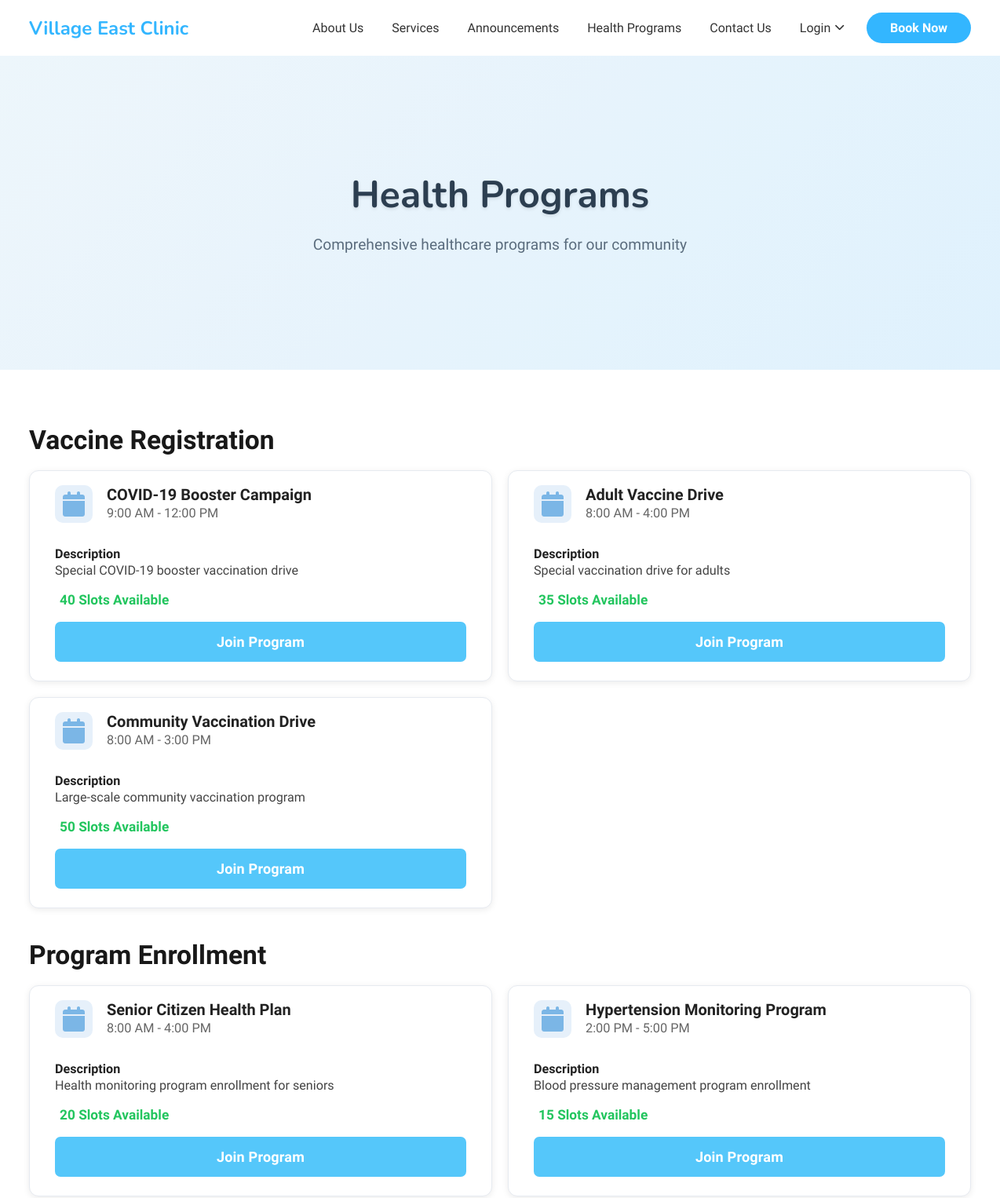
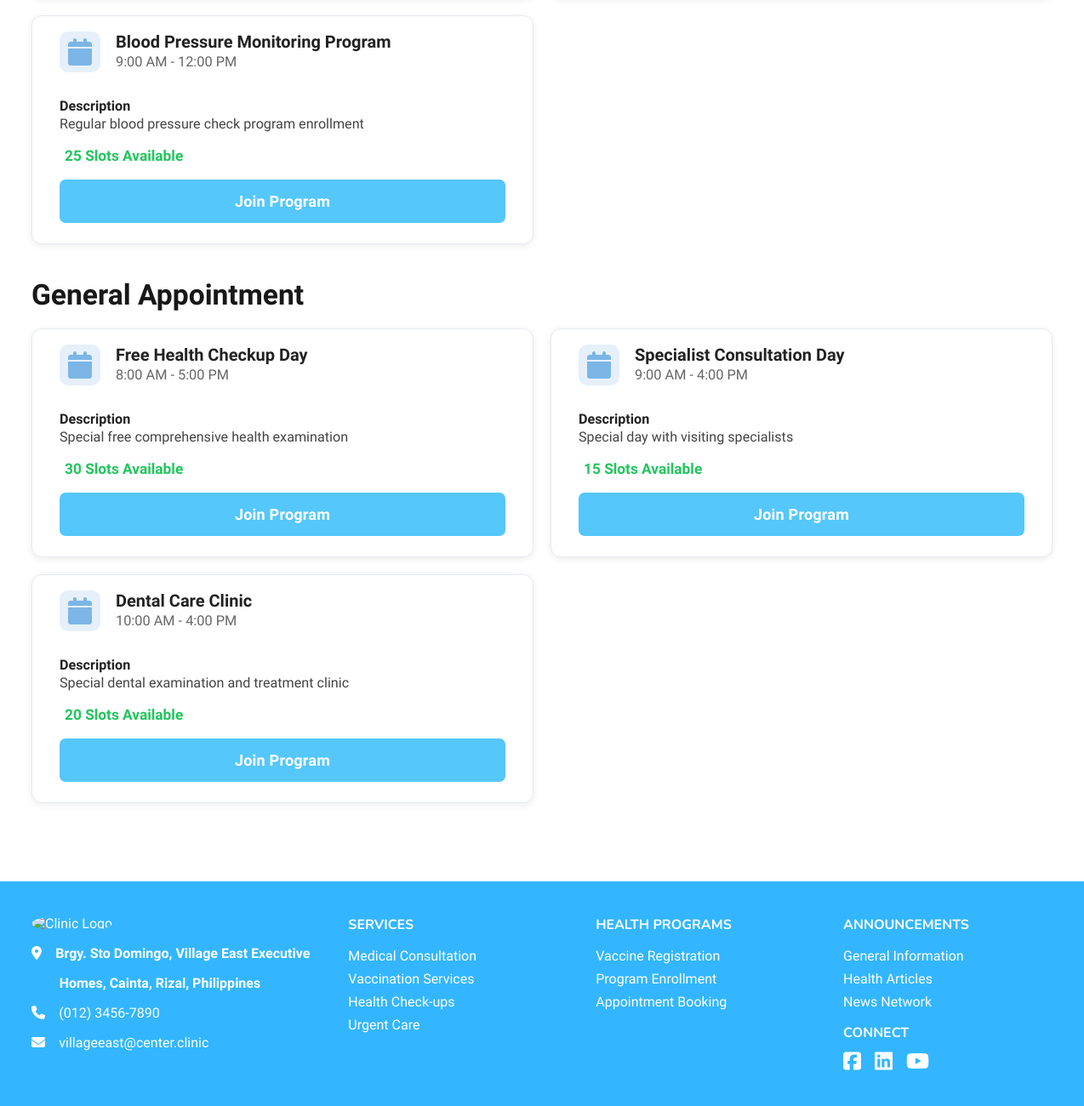
The app's page /pages/programs.php with its own data (2 pictures, top to bottom).
### tables this page shows
CREATE TABLE services (
    id INT PRIMARY KEY AUTO_INCREMENT,
    name VARCHAR(255) NOT NULL,
    description TEXT,
    duration INT DEFAULT 30,  
    category ENUM('vaccine', 'program', 'appointment') DEFAULT 'appointment',
    is_active BOOLEAN DEFAULT TRUE,
    created_at TIMESTAMP DEFAULT CURRENT_TIMESTAMP,
    updated_at TIMESTAMP DEFAULT CURRENT_TIMESTAMP ON UPDATE CURRENT_TIMESTAMP
);

### includes/db_functions.php (called while the page is built, shortened)
<?php
require_once 'db_connection.php';
function getActiveProgramsAndSchedules()
{
    global $pdo;
    $sql = "
        SELECT s.id as service_id, s.name, s.description, s.duration, s.category,
               ss.id as schedule_id, ss.schedule_date, ss.start_time, ss.end_time, ss.max_appointments,
               (ss.max_appointments - COALESCE(booked.count, 0)) as available_slots
        FROM services s
        LEFT JOIN (
            SELECT ss.*,
                   (SELECT COUNT(*) FROM appointments a WHERE a.service_schedule_id = ss.id AND a.status IN ('pending','confirmed')) as booked_count
            FROM service_schedules ss
            WHERE ss.is_active = 1 AND ss.schedule_date >= CURDATE()
        ) ss ON ss.service_id = s.id
        LEFT JOIN (
            SELECT service_schedule_id, COUNT(*) as count
            FROM appointments
            WHERE status IN ('pending', 'confirmed')
            GROUP BY service_schedule_id
        ) booked ON ss.id = booked.service_schedule_id
        WHERE s.is_active = 1
        ORDER BY ss.schedule_date ASC, s.name ASC
    ";
    try {
        $stmt = $pdo->prepare($sql);
        $stmt->execute();
        $programs = $stmt->fetchAll();
        return $programs;
    } catch (PDOException $e) {
        error_log("Error fetching programs: " . $e->getMessage());
        return [];
    }
}

### pages/programs.php (the view, shortened to what this page needs)
<?php
include '../includes/header.php';
include '../includes/db_functions.php';
$page_title = 'Health Programs';
$page_subtitle = 'Comprehensive healthcare programs for our community';
$programs = getActiveProgramsAndSchedules();
$categories = [
    'vaccine' => [],
    'program' => [],
    'appointment' => []
];
foreach ($programs as $p) {
    if (!$p['schedule_id']) continue;
    $cat = $p['category'];
    if (isset($categories[$cat])) {
        $categories[$cat][] = $p;
    }
}
$category_titles = [
    'vaccine' => 'Vaccine Registration',
    'program' => 'Program Enrollment',
    'appointment' => 'General Appointment'
];
$programToSubcategory = [
    'Child Immunization Campaign' => 'child-immunization',
    'Adult Vaccine Drive' => 'adult-vaccine',
    'Travel Vaccine Clinic' => 'travel-vaccine',
    'COVID-19 Booster Campaign' => 'booster-shot',
    'Anti-Rabies Vaccination Campaign' => 'anti-rabies-vaccination',
    'Community Vaccination Drive' => 'community-vaccination',
    'Senior Citizen Health Plan' => 'senior-health',
    'Maternal Health Program' => 'maternal-health',
    'Diabetes Management Program' => 'diabetes-management',
    'Hypertension Monitoring Program' => 'hypertension-monitoring',
    'Blood Pressure Monitoring Program' => 'blood-pressure-monitoring',
    'Free Health Checkup Day' => 'general-consultation',
    'Specialist Consultation Day' => 'specialist-referral',
    'Dental Care Clinic' => 'dental-care',
    'Health Screening Event' => 'lab-tests',
];
?>
<section class="cntct-banner">
    <div class="cntct-banner-overlay">
        <div class="cntct-banner-content">
            <h1><?php echo htmlspecialchars($page_title); ?></h1>
            <p><?php echo htmlspecialchars($page_subtitle); ?></p>
        </div>
    </div>
</section>
<div class="main-content">
    <?php foreach ($categories as $cat => $list): ?>
        <?php if (count($list)): ?>
            <div class="category-section-title"><?php echo $category_titles[$cat]; ?></div>
            <div class="programs-grid">
                <?php foreach ($list as $p):
                    $slots = (int)$p['available_slots'];
                    $is_available = $slots > 0;
                    $time = ($p['start_time'] && $p['end_time']) ?
                        date('g:i A', strtotime($p['start_time'])) . ' - ' . date('g:i A', strtotime($p['end_time'])) : '';
                ?>
                <div class="program-card">
                    <div class="program-card-header">
                        <div class="program-avatar"><i class="fa fa-calendar"></i></div>
                        <div>
                            <div class="program-title"><?php echo htmlspecialchars($p['name']); ?></div>
                            <div class="program-time"><?php echo htmlspecialchars($time); ?></div>
                        </div>
                    </div>
                    <div class="program-label">Description</div>
                    <div class="program-description"><?php echo htmlspecialchars($p['description']); ?></div>
                    <?php if ($is_available): ?>
                        <div class="program-slots"><i class="fa fa-check-square-o"></i> <?php echo $slots; ?> Slots Available</div>
                    <?php else: ?>
                        <div class="program-slot-unavailable"><i class="fa fa-times-circle-o"></i> No slots available</div>
                    <?php endif; ?>
                    <div class="program-btn-wrapper">
                        <a class="program-enroll-btn" href="<?php
                            $subcat = isset($programToSubcategory[$p['name']]) ? $programToSubcategory[$p['name']] : '';
                            if ($subcat) {
                                echo 'reservation.php?subcategory=' . urlencode($subcat) . '&confirmed=1#confirmation';
                            } else {
                                echo 'reservation.php?service_id=' . $p['service_id'];
                            }
                        ?>" <?php if (!$is_available) echo 'disabled style="pointer-events:none;opacity:0.6;"'; ?>>Join Program</a>
                    </div>
                </div>
                <?php endforeach; ?>
            </div>
        <?php endif; ?>
    <?php endforeach; ?>
</div>
<?php include '../includes/footer.php'; ?>

### includes/header.php (shortened to what this page needs)
<!DOCTYPE html>
<html lang="en">
<head>
    <?php
    $base_path = file_exists('includes') ? '' : '../';
    $cache_version = '?v=' . time();
    ?>
    <link rel="stylesheet" href="<?php echo $base_path; ?>assets/layout.css<?php echo $cache_version; ?>">
    <link rel="stylesheet" href="<?php echo $base_path; ?>assets/main.css<?php echo $cache_version; ?>">
    <link rel="stylesheet" href="https://cdnjs.cloudflare.com/ajax/libs/font-awesome/6.5.0/css/all.min.css">
</head>
<body>
    <header class="clinic-header">
        <div class="header-container">
            <div class="clinic-title">
                <a href="<?php echo $base_path; ?>index.php">Village East Clinic</a>
            </div>
            <nav class="clinic-nav">
                <a href="<?php echo $base_path; ?>pages/about.php">About Us</a>
                <a href="<?php echo $base_path; ?>index.php#services-section">Services</a>
                <a href="<?php echo $base_path; ?>pages/announcements.php">Announcements</a>
                <a href="<?php echo $base_path; ?>pages/programs.php">Health Programs</a>
                <a href="<?php echo $base_path; ?>pages/contact.php">Contact Us</a>
                <div class="dropdown">
                    <a href="#" class="dropdown-toggle">Login <i class="fas fa-chevron-down"></i></a>
                </div>
                <a href="<?php echo $base_path; ?>pages/reservation.php" class="book-btn">Book Now</a>
            </nav>
        </div>
    </header>

### includes/footer.php
<footer class = "main-footer">
    <div class = "footer-container">
        <div class = "contact-info">
            <div class = "logo">
                <img src = "<?php echo isset($base_path) ? $base_path : ''; ?>images/logo.png" alt = "Clinic Logo" class = "clinic-logo">
            </div>
            <p><i class = "fa fa-map-marker-alt" style = "color: white;"></i><strong>&emsp;Brgy. Sto Domingo, Village East Executive</strong></p>
            <p><strong>&emsp;&emsp;Homes, Cainta, Rizal, Philippines</strong></p>
            <p><i class="fa fa-phone" style = "color: white;"></i>&emsp;(012) 3456-7890</p>
            <p><i class="fa fa-envelope" style = "color: white;"></i>&emsp;villageeast@center.clinic</p>
        </div>
        <div class = "footer-col">
            <h4>SERVICES</h4>
            <ul>
                <li><a href = "<?php echo isset($base_path) ? $base_path : ''; ?>index.php#services-section">Medical Consultation</a></li>
                <li><a href = "<?php echo isset($base_path) ? $base_path : ''; ?>index.php#services-section">Vaccination Services</a></li>
                <li><a href = "<?php echo isset($base_path) ? $base_path : ''; ?>index.php#services-section">Health Check-ups</a></li>
                <li><a href = "<?php echo isset($base_path) ? $base_path : ''; ?>index.php#services-section">Urgent Care</a></li>
            </ul>
        </div>
        <div class = "footer-col">
            <h4>HEALTH PROGRAMS</h4>
            <ul>
                <li><a href = "<?php echo isset($base_path) ? $base_path : ''; ?>pages/programs.php">Vaccine Registration</a></li>
                <li><a href = "<?php echo isset($base_path) ? $base_path : ''; ?>pages/programs.php">Program Enrollment</a></li>
                <li><a href = "<?php echo isset($base_path) ? $base_path : ''; ?>pages/reservation.php">Appointment Booking</a></li>
            </ul>
        </div>
        <div class = "footer-col">
            <h4>ANNOUNCEMENTS</h4>
            <ul>
                <li><a href="<?php echo isset($base_path) ? $base_path : ''; ?>pages/announcements.php">General Information</a></li>
                <li><a href="<?php echo isset($base_path) ? $base_path : ''; ?>pages/announcements.php">Health Articles</a></li>
                <li><a href="<?php echo isset($base_path) ? $base_path : ''; ?>pages/announcements.php">News Network</a></li>
            </ul>
            <h4>CONNECT</h4>
            <div class="social-icons">
                <a href="#"><i class="fab fa-facebook-square"></i></a>
                <a href="#"><i class="fab fa-linkedin"></i></a>
                <a href="#"><i class="fab fa-youtube"></i></a>
            </div>
        </div>
    </div>
</footer>

### assets/layout.css (style rules this page uses)
body { margin: 0; font-family: 'Arimo', sans-serif; }
h1, h2, h3, h4, h5, h6 { font-family: 'Nunito', sans-serif; font-weight: 600; margin-top: 0; }
.clinic-header { width: 100%; background-color: white; box-shadow: 0 4px 6px rgba(0, 0, 0, 0.1); padding: 1rem 2rem; box-sizing: border-box; position: relative; }
.header-container { display: flex; justify-content: space-between; align-items: center; max-width: 1200px; margin: 0 auto; }
.clinic-title { font-size: 1.5rem; font-family: 'Nunito', sans-serif; font-weight: bold; color: #33b6ff; flex: 0 0 auto; }
.clinic-title a { color: #33b6ff; text-decoration: none; }
.clinic-nav { display: flex; align-items: center; gap: 20px; }
.clinic-nav a { text-decoration: none; color: #333; font-weight: 500; padding: 4px 8px; white-space: nowrap; }
.clinic-nav a.book-btn { background-color: #33b6ff; color: white !important; padding: 10px 30px; font-size: 1rem; border-radius: 999px; font-weight: bold; white-space: nowrap; transition: background-color 0.3s ease, color 0.3s ease; }
.main-footer { background: #33b6ff; color: white; padding: 40px 20px; }
.footer-container { display: flex; flex-wrap: wrap; justify-content: space-between; gap: 45px; max-width: 1200px; margin: auto; }
.footer-col { flex: 1 1 200px; }
.footer-col h4 { font-family: 'Nunito', sans-serif; font-weight: 700; margin-bottom: 10px; }
.footer-col ul { list-style: none; padding: 0; }
.footer-col ul li { margin-bottom: 8px; }
.footer-col ul li a { color: white; text-decoration: none; transition: color 0.3s ease; }
.clinic-logo { width: 60px; height: 60px; border-radius: 50%; object-fit: cover; }
.social-icons a i { font-size: 24px; color: white; margin-right: 12px; transition: color 0.3s; }
.cntct-banner { height: 50vh; min-height: 300px; background: linear-gradient(135deg, #f8fafb 0%, #e9f4fd 100%); display: flex; align-items: center; justify-content: center; position: relative; overflow: hidden; }
.cntct-banner::before { content: ''; position: absolute; top: 0; left: 0; right: 0; bottom: 0; background: rgba(51, 182, 255, 0.05); z-index: 1; }
.cntct-banner-overlay { position: relative; z-index: 2; text-align: center; max-width: 800px; padding: 0 2rem; }
.cntct-banner-content h1 { font-size: 3rem; font-weight: 700; color: #2c3e50; margin-bottom: 1rem; font-family: 'Nunito', sans-serif; text-shadow: 0 2px 4px rgba(0, 0, 0, 0.1); }
.cntct-banner-content p { font-size: 1.2rem; color: #5a6c7d; margin: 0; font-weight: 400; line-height: 1.6; }

### includes/header.php (style rules this page uses)
.dropdown { position: relative; display: inline-block; }
.dropdown-toggle { display: flex; align-items: center; text-decoration: none; color: inherit; cursor: pointer; }
.dropdown-toggle i { margin-left: 5px; font-size: 0.8em; transition: transform 0.3s ease; }
.clinic-nav .dropdown { display: inline-block; }
.clinic-nav .dropdown-toggle { font-family: inherit; font-size: inherit; font-weight: inherit; }

### records on screen
services: name "COVID-19 Booster Campaign", time "9:00 AM - 12:00 PM", description "Special COVID-19 booster vaccination drive", slots "40"
services: name "Adult Vaccine Drive", time "8:00 AM - 4:00 PM", description "Special vaccination drive for adults", slots "35"
services: name "Community Vaccination Drive", time "8:00 AM - 3:00 PM", description "Large-scale community vaccination program", slots "50"
services: name "Senior Citizen Health Plan", time "8:00 AM - 4:00 PM", description "Health monitoring program enrollment for seniors", slots "20"
services: name "Hypertension Monitoring Program", time "2:00 PM - 5:00 PM", description "Blood pressure management program enrollment", slots "15"
services: name "Blood Pressure Monitoring Program", time "9:00 AM - 12:00 PM", description "Regular blood pressure check program enrollment", slots "25"
services: category "General Appointment", name "Dental Care Clinic", time "10:00 AM - 4:00 PM", description "Special dental examination and treatment clinic", slots "20"
services: name "Free Health Checkup Day", time "8:00 AM - 5:00 PM", description "Special free comprehensive health examination", slots "30"
services: name "Specialist Consultation Day", time "9:00 AM - 4:00 PM", description "Special day with visiting specialists", slots "15"

### other values on screen
$page_title "Health Programs"
$page_subtitle "Comprehensive healthcare programs for our community"
$category_titles[$cat] "Vaccine Registration"
$category_titles[$cat] "Program Enrollment"
